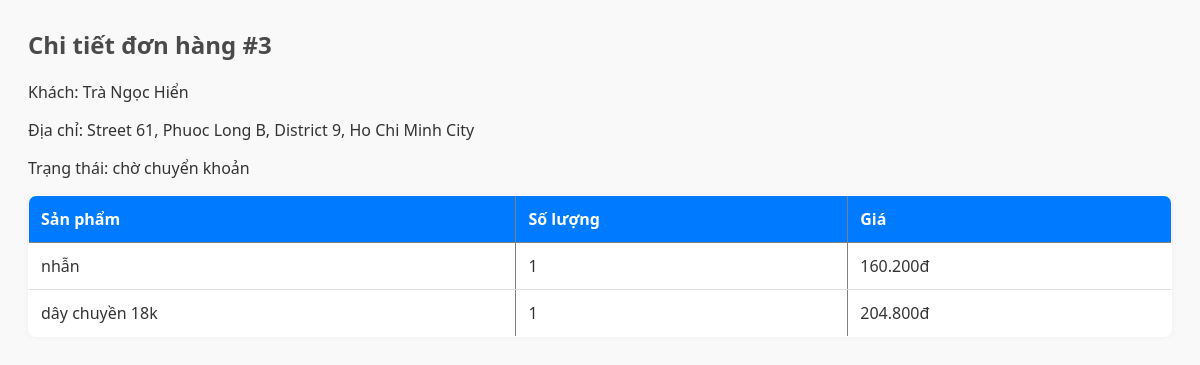
/admin/order_detail.php?id=3, run on the app's committed database.
### tables this page shows
CREATE TABLE `orders` (
  `id` int(11) NOT NULL,
  `user_id` int(11) DEFAULT NULL,
  `order_date` timestamp NOT NULL DEFAULT current_timestamp(),
  `total` decimal(10,2) DEFAULT NULL,
  `status` varchar(50) DEFAULT 'pending',
  `shipping_address` text DEFAULT NULL,
  `payment_method` varchar(50) DEFAULT NULL,
  `customer_name` varchar(255) DEFAULT NULL
);

CREATE TABLE `order_items` (
  `id` int(11) NOT NULL,
  `order_id` int(11) DEFAULT NULL,
  `product_id` int(11) DEFAULT NULL,
  `quantity` int(11) DEFAULT NULL,
  `price` decimal(10,2) DEFAULT NULL
);

CREATE TABLE `products` (
  `id` int(11) NOT NULL,
  `name` varchar(255) NOT NULL,
  `price` decimal(10,2) NOT NULL,
  `description` text DEFAULT NULL,
  `image` varchar(255) DEFAULT NULL,
  `discount` int(11) DEFAULT 0,
  `quantity` int(11) DEFAULT 0,
  `category_id` int(11) DEFAULT NULL,
  `created_at` timestamp NOT NULL DEFAULT current_timestamp()
);

### admin/order_detail.php (the view)
<?php
include 'config.php';
$order_id = $_GET['id'] ?? 0;
$stmt = $con->prepare("SELECT * FROM orders WHERE id=?");
$stmt->bind_param("i", $order_id);
$stmt->execute();
$order = $stmt->get_result()->fetch_assoc();
$stmt = $con->prepare("SELECT p.name, oi.quantity, oi.price
                       FROM order_items oi
                       JOIN products p ON oi.product_id = p.id
                       WHERE oi.order_id = ?");
$stmt->bind_param("i", $order_id);
$stmt->execute();
$items = $stmt->get_result();
?>
<link rel="stylesheet" href="../css/order_detail.css">
<h2>Chi tiết đơn hàng #<?= $order_id ?></h2>
<p>Khách: <?= htmlspecialchars($order['customer_name']) ?></p>
<p>Địa chỉ: <?= htmlspecialchars($order['shipping_address']) ?></p>
<p>Trạng thái: <?= $order['status'] ?></p>
<table border="1" cellpadding="10">
    <tr><th>Sản phẩm</th><th>Số lượng</th><th>Giá</th></tr>
    <?php while ($item = $items->fetch_assoc()): ?>
        <tr>
            <td><?= htmlspecialchars($item['name']) ?></td>
            <td><?= $item['quantity'] ?></td>
            <td><?= number_format($item['price'], 0, ',', '.') ?>đ</td>
        </tr>
    <?php endwhile; ?>
</table>

### css/order_detail.css (style rules this page uses)
h2 { color: #4a4a4a; margin-bottom: 20px; }
table { width: 100%; border-collapse: collapse; background-color: #fff; border-radius: 8px; overflow: hidden; box-shadow: 0 0 5px rgba(0,0,0,0.05); }
th { background-color: #007bff; color: white; padding: 12px; text-align: left; }
td { padding: 12px; border-bottom: 1px solid #ddd; }
tr:last-child td { border-bottom: none; }

### data on the page
orders: customer_name "Trà Ngọc Hiển", shipping_address "Street 61, Phuoc Long B, District 9, Ho Chi Minh City", status "chờ chuyển khoản"
order_items: product.name "nhẫn", quantity "1", price "160.200"
order_items: product.name "dây chuyền 18k", quantity "1", price "204.800"

### other printed values
$order_id "3"
